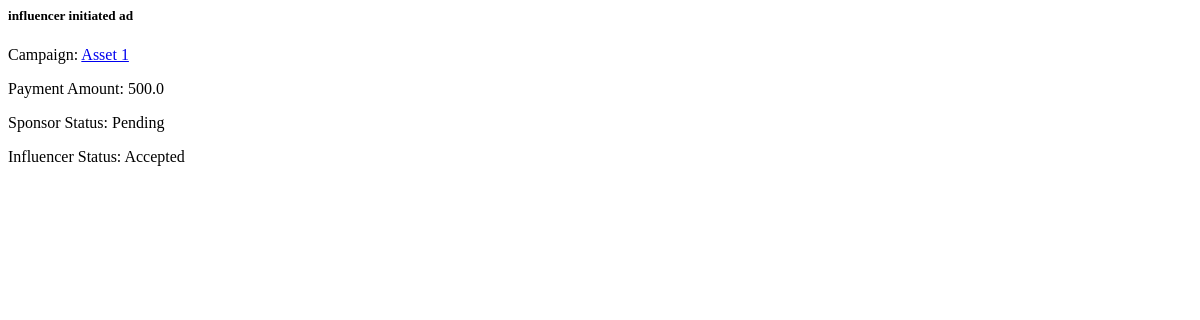
Before: /ad_request_details/2 (signed in) with the older database file.
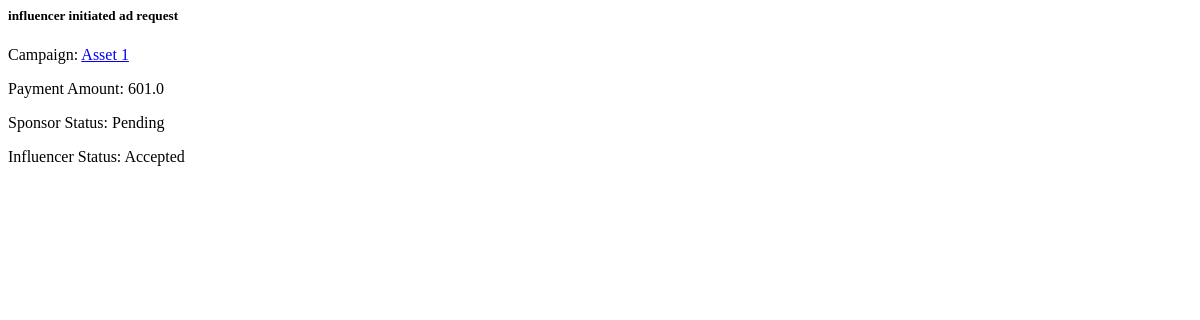
After: the same page with the newer database file.
### app/models.py (models this page shows)
class AdRequest(db.Model):
    id = db.Column(db.Integer, primary_key=True)
    campaign_id = db.Column(db.Integer, db.ForeignKey('campaign.id'), nullable=False)
    influencer_id = db.Column(db.Integer, db.ForeignKey('user.id'), nullable=False)
    requirements = db.Column(db.Text, nullable=False)
    payment_amount = db.Column(db.Float, nullable=False)
    status_influencer = db.Column(db.String(10), nullable=False)
    status_sponsor = db.Column(db.String(10), nullable=False)

### app/routes.py (the view)
@main.route('/ad_request_details/<int:ad_request_id>', methods=['GET'])
@login_required
def ad_request_details(ad_request_id):
    ad_request = AdRequest.query.get_or_404(ad_request_id)
    return render_template('ad_request_details.html', ad_request=ad_request)

### app/models.py (called while the page is built)
@login_manager.user_loader
def load_user(user_id):
    return User.query.get(int(user_id))

### app/templates/ad_request_details.html
<h5>{{ ad_request.requirements }}</h5>
<p>Campaign: <a href="#" data-toggle="modal" data-target="#campaignModal" data-campaign-id="{{ ad_request.campaign_id }}">{{ ad_request.campaign.name }}</a></p>
<p>Payment Amount: {{ ad_request.payment_amount }}</p>
<p>Sponsor Status: {{ ad_request.status_sponsor }}</p>
<p>Influencer Status: {{ ad_request.status_influencer }}</p>

Changed rows visible on the page:
changed AdRequest "Pending": requirements "influencer initiated ad" → "influencer initiated ad request"; payment_amount "500.0" → "601.0"
